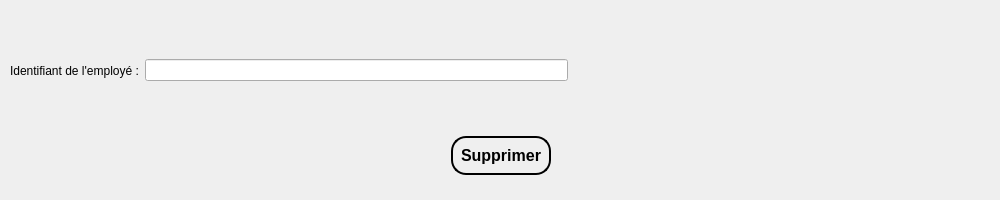
             <widget class="QWidget" name="tab_24">
              <attribute name="title">
               <string>  Supprimer employé  </string>
              </attribute>
              <widget class="QWidget" name="layoutWidget">
               <property name="geometry">
                <rect>
                 <x>10</x>
                 <y>40</y>
                 <width>981</width>
                 <height>61</height>
                </rect>
               </property>
               <layout class="QHBoxLayout" name="horizontalLayout_148">
                <item>
                 <widget class="QLabel" name="label_12">
                  <property name="styleSheet">
                   <string notr="true">font: 600 12pt &quot;Segoe UI&quot;;
color: rgb(0, 0, 0);</string>
                  </property>
                  <property name="text">
                   <string>Identifiant de l'employé :</string>
                  </property>
                 </widget>
                </item>
                <item>
                 <widget class="QLineEdit" name="lineEdit_idSupprimer"/>
                </item>
                <item>
                 <spacer name="horizontalSpacer_7">
                  <property name="orientation">
                   <enum>Qt::Orientation::Horizontal</enum>
                  </property>
                  <property name="sizeHint" stdset="0">
                   <size>
                    <width>40</width>
                    <height>20</height>
                   </size>
                  </property>
                 </spacer>
                </item>
               </layout>
              </widget>
              <widget class="QWidget" name="layoutWidget">
               <property name="geometry">
                <rect>
                 <x>10</x>
                 <y>120</y>
                 <width>981</width>
                 <height>71</height>
                </rect>
               </property>
               <layout class="QHBoxLayout" name="horizontalLayout_149">
                <item>
                 <spacer name="horizontalSpacer_8">
                  <property name="orientation">
                   <enum>Qt::Orientation::Horizontal</enum>
                  </property>
                  <property name="sizeHint" stdset="0">
                   <size>
                    <width>40</width>
                    <height>20</height>
                   </size>
                  </property>
                 </spacer>
                </item>
                <item>
                 <widget class="QPushButton" name="supprimer_e_2">
                  <property name="styleSheet">
                   <string notr="true">QPushButton {
   color: black;                  /* Couleur du texte par défaut */
   border: 2px solid black;     /* Bordure légèrement plus foncée */
   border-radius: 15px;            /* Coins arrondis */
   padding: 8px 8px;             /* Espacement interne */
   font-size: 16px;               /* Taille de police */
   font-weight: bold;             /* Texte en gras */
   transition: background-color 0.3s ease; /* Transition douce pour la couleur */
}</string>
                  </property>
                  <property name="text">
                   <string>Supprimer</string>
                  </property>
                 </widget>
                </item>
                <item>
                 <spacer name="horizontalSpacer_52">
                  <property name="orientation">
                   <enum>Qt::Orientation::Horizontal</enum>
                  </property>
                  <property name="sizeHint" stdset="0">
                   <size>
                    <width>40</width>
                    <height>20</height>
                   </size>
                  </property>
                 </spacer>
                </item>
               </layout>
              </widget>
             </widget>
